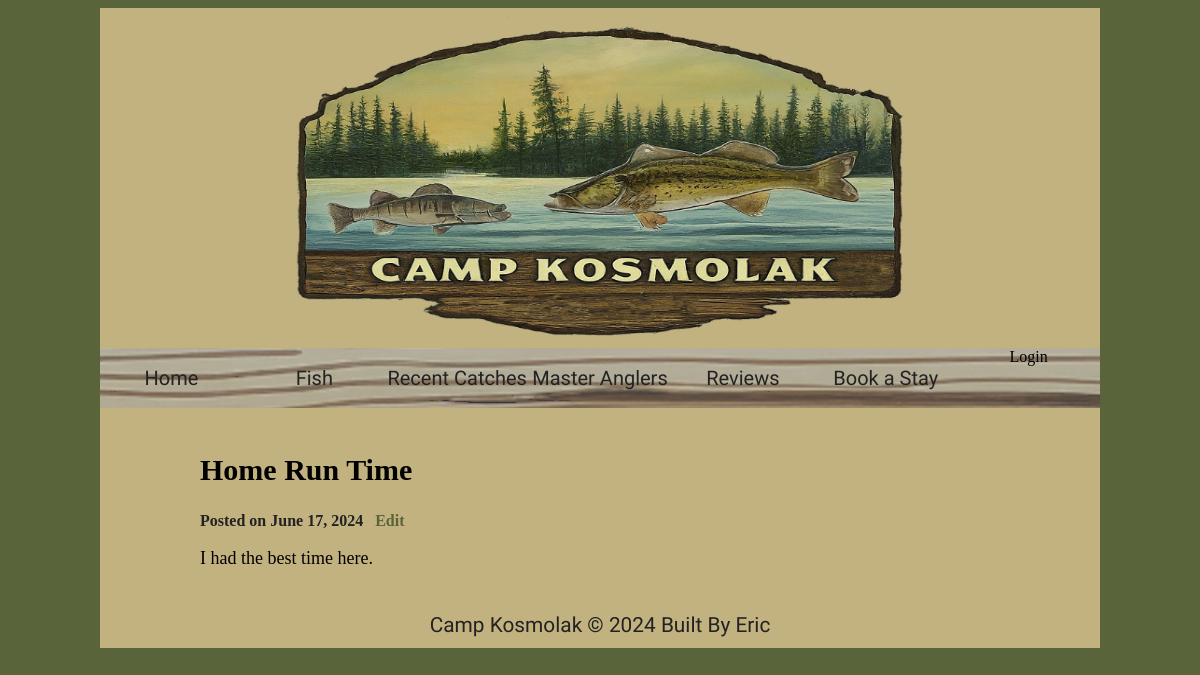
Screenshot of /showreview.php?Review_Id=2 with the database file from the repository.
### tables this page shows
CREATE TABLE `review` (
  `Review_Id` int(11) NOT NULL,
  `Client_Id` int(11) DEFAULT NULL,
  `Review_Content` varchar(1000) DEFAULT NULL,
  `date_posted` timestamp NOT NULL DEFAULT current_timestamp(),
  `Review_Title` varchar(255) DEFAULT NULL
);

### showreview.php (the view, shortened to what this page needs)
<?php
require('connect.php');
if(isset($_GET['Review_Id']))
{
    $id = filter_input(INPUT_GET, 'Review_Id', FILTER_SANITIZE_NUMBER_INT);
    $query = "SELECT * FROM review WHERE Review_Id = :Review_Id";
    $statement = $db->prepare($query);
    $statement->bindValue(':Review_Id', $id, PDO::PARAM_INT);
    $statement->execute();
    $review = $statement->fetch();
} else
{
    $id = false;
}
?>
<!DOCTYPE html>
<html lang="en">
<head>
    <link rel="stylesheet" href="main.css">
</head>
<body>
    <?php include('header.php'); ?>
    <?php include('nav.php'); ?>
    <div id="wrapper">
    <main class="showreview">
    <?php if($id): ?>
        <main class="showreviewtitle">
            <h2 class="reviewshowtitle"><?=$review['Review_Title']?></h2>
        </main>
        <small class="review-post-date">
            Posted on
            <time><?=date_format(date_create($review['date_posted']), 'F j, Y') ?><time>&ensp;
            <a href="editreview.php?Review_Id=<?=$review['Review_Id']?>" class="review-post-edit">Edit</a>
        </small>
        <p class="review-post-content">
            <?=$review['Review_Content']?>
        </p>
    <?php else: ?>
        <p>No review selected. <a href="?id=1">Try this link</a>.</p>
    <?php endif ?>
    </main>
    </div>
    <?php include('footer.php'); ?>
</body>
</html>

### main.css (style rules this page uses)
html { background-color: #5a643a; display: flex; justify-content: center; align-items: center; }
body { width: 1000px; background-color: #C2B280; }
#wrapper { width:800px; margin: 0px auto; }
.review-post-date small, .review-post-date a { font-family: Cambria, Cochin, Georgia, Times, 'Times New Roman', serif; color: #222222; font-size: 16px; font-weight: 600; }
.review-post-date a { color: #5a643a; text-decoration: none; }
.showreviewtitle h2 { font-family: Cambria, Cochin, Georgia, Times, 'Times New Roman', serif; padding-top: 20px; font-size: 30px; }
.showreview small { font-family: Cambria, Cochin, Georgia, Times, 'Times New Roman', serif; color: #222222; font-size: 16px; font-weight: 600; }
.showreview p { font-family: Cambria, Cochin, Georgia, Times, 'Times New Roman', serif; font-size: large; font-weight: 500; }

### rows the page displays
review: Review_Title "Home Run Time", date_posted "June 17, 2024", Review_Content "I had the best time here."
